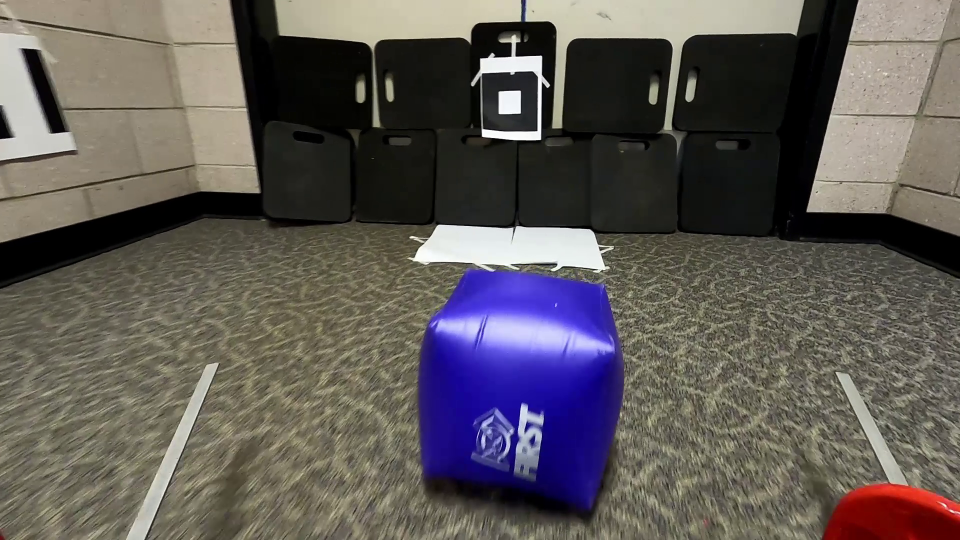
#> input picture frame 9 of TrainData/3.mp4, 1920 x 1080 px (shown at 1/2 size)
$ python Resize.py
#> lines starting #> are read from the running program, lines starting #| are printed output that depends on the picture
import cv2
import os
import numpy as np

data_dir = r'C:\Users\yasus\Projects\Robotics-Ml\TrainData' # directory where the videos are stored
output_dir = r'C:\Users\yasus\Projects\Robotics-Ml\TrainData\resized' # directory where the output videos should be saved

# create the output directory if it doesn't exist
if not os.path.exists(output_dir):
    os.makedirs(output_dir)

# loop through all the videos in the data directory
for video_name in os.listdir(data_dir):
    if video_name.endswith('.mp4'):
        print("Processing video:", video_name)

        # open the video using OpenCV
        cap = cv2.VideoCapture(os.path.join(data_dir, video_name))

        # check if the video was opened successfully
        if not cap.isOpened():
            print("Error opening video", video_name)
            continue

        # get the video frame rate
        fps = cap.get(cv2.CAP_PROP_FPS)
        print("Video fps:", fps)

        # get the video size
        frame_width = int(cap.get(3))
        frame_height = int(cap.get(4))
        print("Video size:", frame_width, "x", frame_height)

        # limit the fps to 24
        if fps > 24:
            fps = 24

        # resize the frames to meet the requirements of C3D
        frame_width = 256
        frame_height = 144

        # create an VideoWriter object to save the resized video
        fourcc = cv2.VideoWriter_fourcc(*'mp4v')
        out = cv2.VideoWriter(os.path.join(output_dir, video_name), fourcc, fps, (frame_width, frame_height))

        # loop through the frames of the video
        while True:
            # read the next frame
            ret, frame = cap.read()
#> frame is the input picture: shape (1080, 1920, 3); mean B, G, R 87.8, 90.1, 95.6

            # check if the frame was read successfully
            if not ret:
                break

            # resize the frame
            frame = cv2.resize(frame, (frame_width, frame_height),
                               interpolation=cv2.INTER_AREA)
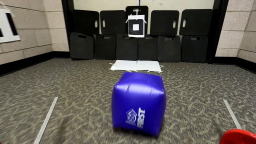
#> frame: shape (144, 256, 3); mean B, G, R 87.8, 90.1, 95.6

            # write the resized frame to the output video
            out.write(frame)

        # release the video capture and VideoWriter
        cap.release()
        out.release()

        print("Done processing video:", video_name)

print("Finished processing all videos")

$ run again, starting later in the video
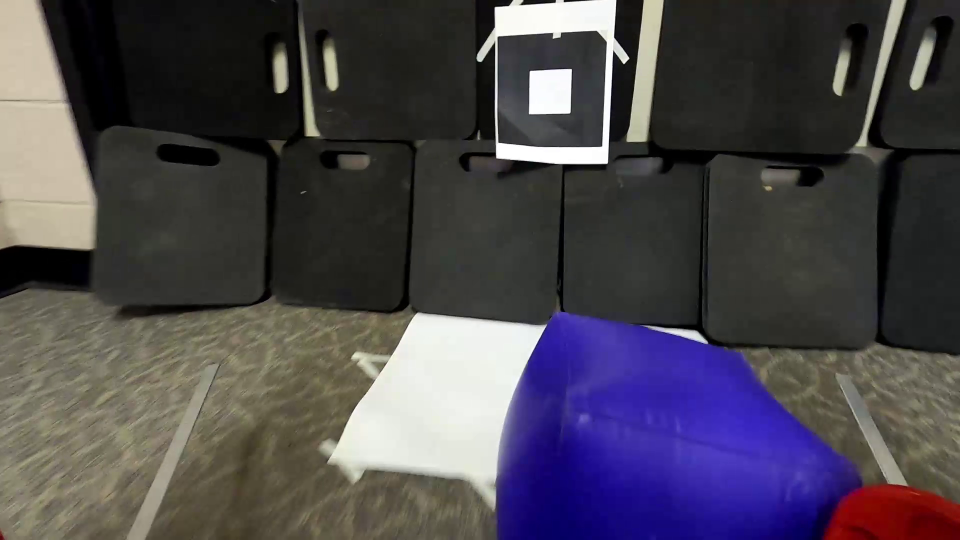
#> input picture frame 43 of TrainData/3.mp4, 1920 x 1080 px (shown at 1/2 size)
#> frame is the input picture: shape (1080, 1920, 3); mean B, G, R 78.4, 71.1, 75.6
#> `frame = cv2.resize(frame, (frame_width, frame_height), interpolation=c..`:
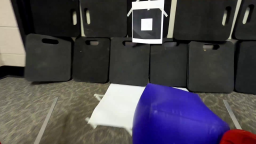
#> frame: shape (144, 256, 3); mean B, G, R 78.4, 71.1, 75.6

$ run again, starting later in the video
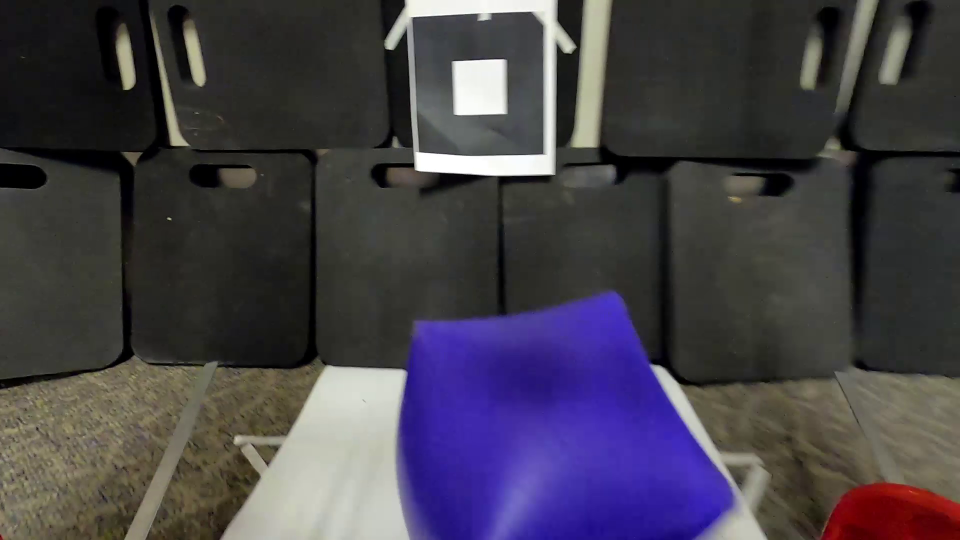
#> input picture frame 77 of TrainData/3.mp4, 1920 x 1080 px (shown at 1/2 size)
#> frame is the input picture: shape (1080, 1920, 3); mean B, G, R 73.7, 64.7, 69.1
#> `frame = cv2.resize(frame, (frame_width, frame_height), interpolation=c..`:
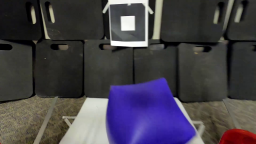
#> frame: shape (144, 256, 3); mean B, G, R 73.7, 64.7, 69.1
